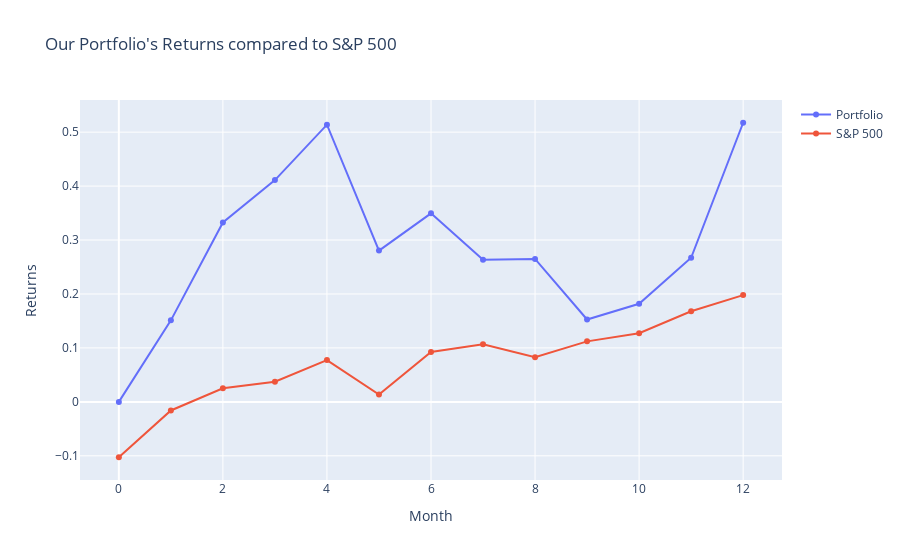

The code cell stored with this chart in its notebook:
### Code cell
import plotly.graph_objects as go

result_returns = np.zeros(T+1)
for i in range(1,len(total)):
    result_returns[i] = (total[i]-total[i-1])/total[i-1]
# graph in plotly - plt.plot(np.cumprod(1+result_returns)-1)
fig = go.Figure()
fig.add_trace(go.Scatter(x=np.arange(0,T+1), y=np.cumprod(1+result_returns)-1, name='Portfolio'))
fig.add_trace(go.Scatter(x=np.arange(0,T+1), y=np.cumprod(1+r.mean(axis=1))-1, name='S&P 500'))
# labels
fig.update_layout(title='Our Portfolio\'s Returns compared to S&P 500', xaxis_title='Month', yaxis_title='Returns')
fig.show()

### Figure 1 — Plotly figure (JSON) as saved in the notebook; plotly's stock layout.template omitted (floating-point values rounded to 4 significant figures)
{"data": [{"name": "Portfolio", "type": "scatter", "x": [0, 1, 2, 3, 4, 5, 6, 7, 8, 9, 10, 11, 12], "y": [0, 0.1511, 0.3326, 0.4111, 0.5138, 0.2804, 0.3495, 0.2637, 0.2651, 0.1527, 0.1818, 0.2672, 0.5174]}, {"name": "S&P 500", "type": "scatter", "x": [0, 1, 2, 3, 4, 5, 6, 7, 8, 9, 10, 11, 12], "y": [-0.1026, -0.01593, 0.02524, 0.03736, 0.07741, 0.01359, 0.09255, 0.1067, 0.08278, 0.1122, 0.1272, 0.1679, 0.1979]}], "layout": {"title": {"text": "Our Portfolio's Returns compared to S&P 500"}, "xaxis": {"title": {"text": "Month"}}, "yaxis": {"title": {"text": "Returns"}}}}
